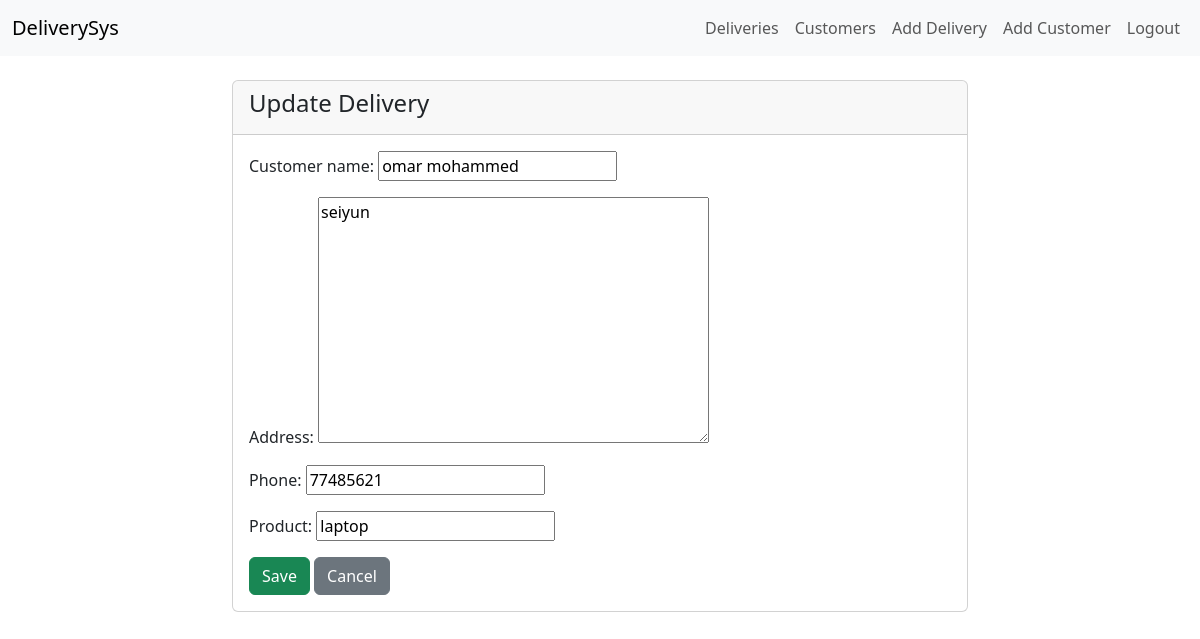
The page /deliveries/update/3/ (signed in) on the database its author committed.
### delivery/models.py (models this page shows, shortened)
class Delivery(models.Model):
    customer_name = models.CharField(max_length=100)
    address = models.TextField()
    phone = models.CharField(max_length=20)
    product = models.CharField(max_length=100)
    created_by = models.ForeignKey(User, on_delete=models.CASCADE)
    created_at = models.DateTimeField(auto_now_add=True, null=True)
    class Meta:
        ordering = ['-created_at']

### delivery/views.py (the view)
# urls.py: path('update/<int:pk>/', views.DeliveryUpdateView.as_view(), name='delivery_update'),
class DeliveryUpdateView(LoginRequiredMixin, UpdateView):
    model = Delivery
    fields = ['customer_name', 'address', 'phone', 'product']
    template_name = 'delivery/update.html'
    success_url = reverse_lazy('delivery_list')

### templates/delivery/update.html
{% extends 'base.html' %}
{% block content %}
<div class="row justify-content-center">
  <div class="col-md-8">
    <div class="card">
      <div class="card-header">
        <h4>Update Delivery</h4>
      </div>
      <div class="card-body">
        <form method="post">{% csrf_token %}
          {{ form.as_p }}
          <button class="btn btn-success">Save</button>
          <a class="btn btn-secondary" href="{% url 'delivery_list' %}">Cancel</a>
        </form>
      </div>
    </div>
  </div>
</div>
{% endblock %}

### rows shown on the page
Delivery: customer_name "omar mohammed", address "seiyun", phone "77485621", product "laptop"
